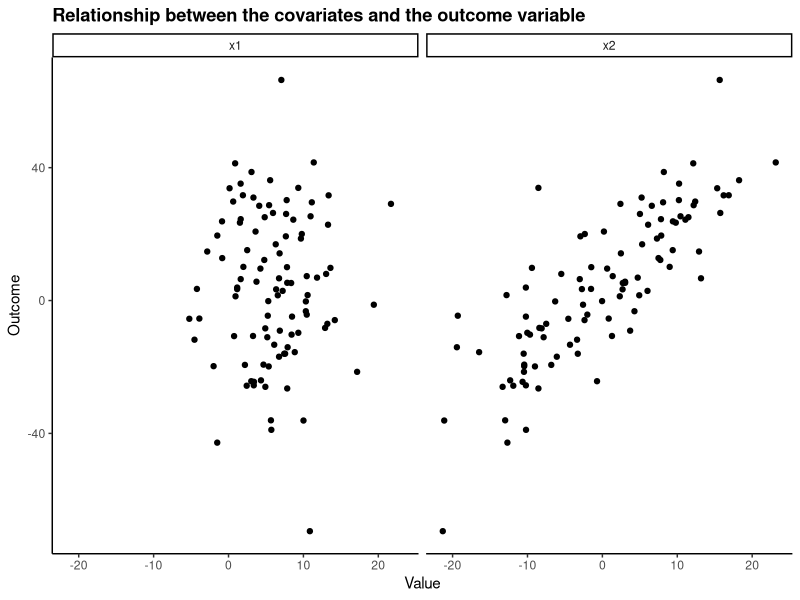

The R script that drew this image: (Note: this script raises an error after producing the figure.)
## ---- chunk 1
knitr::opts_chunk$set(echo = TRUE)
## ---- chunk 2
library(tidyverse)
library(marginaleffects)
## ---- chunk 3
set.seed(35)
n <- 100
data <- data.frame(x1 = rnorm(n, 5, 5),
                   x2 = rnorm(n, -3, 10)) %>% 
    mutate(outcome = 0.4*x1 + 2*x2 + rnorm(n, 2, 13))
## ---- chunk 4
data %>% 
    pivot_longer(cols = c(x1, x2),
                 names_to = "variable") %>% 
    ggplot(aes(x = value, y = outcome)) +
    geom_point() +
    labs(title = "Relationship between the covariates and the outcome variable",
         x = "Value", y = "Outcome") +
    theme_classic() +
    facet_wrap(. ~ variable) +
    theme(plot.title = element_text(face = "bold"))
## ---- chunk 5
reg <- lm(outcome ~ 1 + x1 + x2,
          data = data)
summary(reg)
## ---- chunk 6
# does not work
predictions(model = reg,
            conf_level = c(0.9, 0.99))
## ---- chunk 7
preds_x1 <- predictions(model = reg,
                        newdata = datagrid(x1 = seq(min(data$x1), max(data$x1), by = 0.1)))
## ---- chunk 8
head(preds_x1)
## ---- chunk 9
nrow(preds_x1)
## ---- chunk 10
ggplot(preds_x1, aes(x = x1, y = predicted)) +
    geom_ribbon(aes(ymin = predicted - 2.576*std.error, ymax = predicted + 2.576*std.error), 
                fill = "grey70", alpha = 0.3) +
    geom_ribbon(aes(ymin = predicted - 1.645*std.error, ymax = predicted + 1.645*std.error), 
                fill = "grey30", alpha = 0.3) +
    geom_line() +
    labs(y = "Predicted value") +
    theme_classic()
## ---- chunk 11
preds_x2 <- predictions(model = reg,
                        newdata = datagrid(x2 = seq(min(data$x2), max(data$x2), by = 0.1)))

ggplot(preds_x2, aes(x = x2, y = predicted)) +
    geom_ribbon(aes(ymin = predicted - 2.576*std.error, ymax = predicted + 2.576*std.error), 
                fill = "grey70", alpha = 0.3) +
    geom_ribbon(aes(ymin = predicted - 1.645*std.error, ymax = predicted + 1.645*std.error), 
                fill = "grey30", alpha = 0.3) +
    geom_line() +
    labs(y = "Predicted value") +
    theme_classic()
## ---- chunk 12
bind_rows(
    predictions(model = reg,
                newdata = datagrid(x1 = seq(min(data$x1), max(data$x1), by = 0.1))) %>% 
        mutate(var = "x1") %>% 
        dplyr::select(rowid, predicted, std.error, x1),
    predictions(model = reg,
                newdata = datagrid(x2 = seq(min(data$x2), max(data$x2), by = 0.1))) %>% 
        mutate(var = "x2") %>% 
        dplyr::select(rowid, predicted, std.error, x2)
    ) %>% 
    # reshaping with pivot_longer to have both variables in a single column
    pivot_longer(cols = c(x1, x2),
                 names_to = "variable") %>% 
    # binding the rows creates some NAs, as each binded dataframe has a unique column (x1 and x2)
    # let's remove these unnecessary rows using drop_na()
    drop_na() %>% 
    ggplot(aes(x = value, y = predicted)) +
    geom_ribbon(aes(ymin = predicted - 2.576*std.error, ymax = predicted + 2.576*std.error), 
                fill = "grey70", alpha = 0.3) +
    geom_ribbon(aes(ymin = predicted - 1.645*std.error, ymax = predicted + 1.645*std.error), 
                fill = "black", alpha = 0.3) +
    geom_line() +
    labs(title = "Predicted values of the outcome conditional on the value of each covariate",
         subtitle = "Based on OLS results",
         x = "Value of covariate", y = "Predicted value") +
    theme_classic() +
    theme(plot.title = element_text(face = "bold")) +
    facet_wrap(. ~ variable,
               scales = "free_x") # since both variables have different scales
## ---- chunk 13
marginaleffects(model = reg) %>% 
    tidy()
## ---- chunk 14
marginaleffects(model = reg) %>% 
    tidy() %>% 
    ggplot(aes(x = term, y = estimate)) +
    geom_hline(yintercept = 0) + # to compare our point estimates to the null hypothesis of zero effect
    geom_point(size = 3.5) +
    geom_errorbar(aes(ymin = estimate - 2.576*std.error, ymax = estimate + 2.576*std.error),
                  width = 0, size = 1, color = "grey70") +
    geom_errorbar(aes(ymin = estimate - 1.645*std.error, ymax = estimate + 1.645*std.error),
                  width = 0, size = 1.5) +
    labs(title = "Marginal effects of covariates",
         subtitle = "Based on OLS results",
         caption = "\nMarginal effects with 90% (black) and 99% (grey) confidence intervals",
         x = "Covariate", y = "Estimate") +
    theme_classic() +
    theme(plot.title = element_text(face = "bold")) +
    coord_flip()
## ---- chunk 15
set.seed(12)
n <- 100
data <- data.frame(x1 = rnorm(n, 5, 5),
                   x2 = rnorm(n, -3, 10)) %>% 
    mutate(outcome = 0.4*x1 + 2*x2 - 0.3*(x1*x2) + rnorm(n, 2, 13))
## ---- chunk 16
reg_int = lm(outcome ~ 1 + x1 + x2 + x1:x2,
             data = data)
summary(reg_int)
## ---- chunk 17
marginaleffects(reg_int,
                newdata = datagrid(x2 = seq(min(data$x2), max(data$x2), by = 1))) %>% 
    filter(term == "x1") %>% 
    head()
## ---- chunk 18
marginaleffects(reg_int,
                newdata = datagrid(x2 = seq(min(data$x2), max(data$x2), by = 1))) %>% 
    filter(term == "x1") %>% 
    ggplot(aes(x = x2, y = dydx)) +
    geom_hline(yintercept = 0) + # to assess statistical significance
    geom_ribbon(aes(ymin = dydx - 2.576*std.error, ymax = dydx + 2.576*std.error),
                fill = "grey70", alpha = 0.3) +
    geom_ribbon(aes(ymin = dydx - 1.645*std.error, ymax = dydx + 1.645*std.error),
                fill = "grey30", alpha = 0.3) +
    geom_line() +
    labs(y = "Predicted value") +
    theme_classic()
## ---- chunk 19
bind_rows(
    marginaleffects(reg_int,
                    newdata = datagrid(x2 = seq(min(data$x2), max(data$x2), by = 1))) %>% 
        filter(term == "x1") %>% 
        mutate(conditioning = x2) %>% 
        dplyr::select(rowid, term, dydx, std.error, x2, x1, conditioning),
    marginaleffects(reg_int,
                    newdata = datagrid(x1 = seq(min(data$x1), max(data$x1), by = 1))) %>% 
        filter(term == "x2") %>% 
        mutate(conditioning = x1) %>% 
        dplyr::select(rowid, term, dydx, std.error, x2, x1, conditioning)
) %>% 
    mutate(quantity = case_when(
        term == "x1" ~ "Marginal effect of x1",
        term == "x2" ~ "Marginal effect of x2"
    )) %>% 
    ggplot(aes(x = conditioning, y = dydx)) +
    geom_hline(yintercept = 0) + # to assess statistical significance
    geom_ribbon(aes(ymin = dydx - 2.576*std.error, ymax = dydx + 2.576*std.error),
                fill = "grey70", alpha = 0.3) +
    geom_ribbon(aes(ymin = dydx - 1.645*std.error, ymax = dydx + 1.645*std.error),
                fill = "grey30", alpha = 0.3) +
    geom_line() +
    labs(title = "Marginal effect of x1 and x2",
         x = "x2                                                                               x1",
         y = "Predicted value") +
    theme_classic() +
    theme(plot.title = element_text(face = "bold")) +
    facet_wrap(. ~ quantity,
               scales = "free_x") # since conditioning variables have different scales
